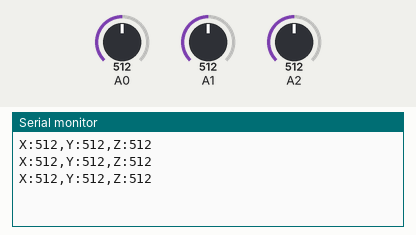
This sketch was run on a simulated Arduino Uno, built with avr-gcc and run on an emulated ATmega328P. On the bench: the last lines printed to the serial monitor. The inputs (shaded band) are chosen by the test bench; at power-on: A0 = 512, A1 = 512, A2 = 512.

Above: at 1.2 s.
1.3 s: A0 set to 110
At 2.1 s:
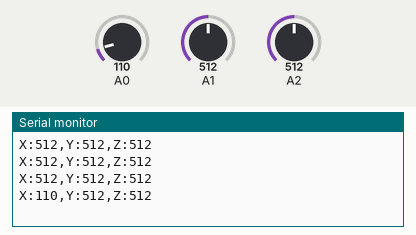
4.3 s: A0 set to 88
At 4.7 s:
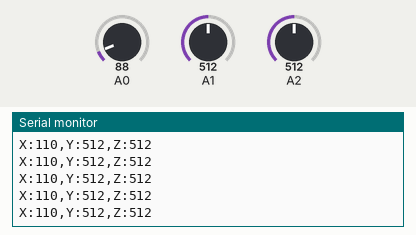
Timing chart, 0 to 7.3 s (numbered marks = the images above; inputs shaded):
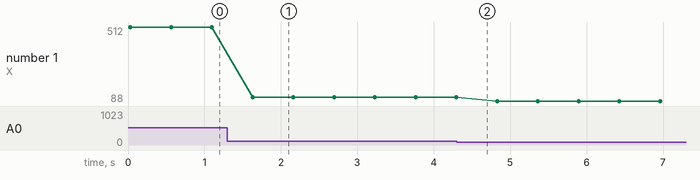

Measured:
- after the input at 1.3 s, the serial monitor: prints a new line after 0.33 s (image 1)
- plotted number 1: 512 → 110 after the input at 1.3 s, 110 → 88 after the input at 4.3 s

The sketch:

ax_sample.ino
```cpp
/* ADXL335 Simple Test*/

static long xs,ys,zs;

void setup() {
  Serial.begin(9600);
}

void loop() {
  int i;
  long x,y,z;
  x=y=z=0;

  for(i=1; i<=100; i++){
    x+=analogRead(0);
    y+=analogRead(1);
    z+=analogRead(2);
  }
  x/=100;
  y/=100;
  z/=100;

  Serial.print("X:");
  Serial.print(x);
  Serial.print(",Y:");
  Serial.print(y);
  Serial.print(",Z:");
  Serial.println(z);
  delay(500);
}
```
